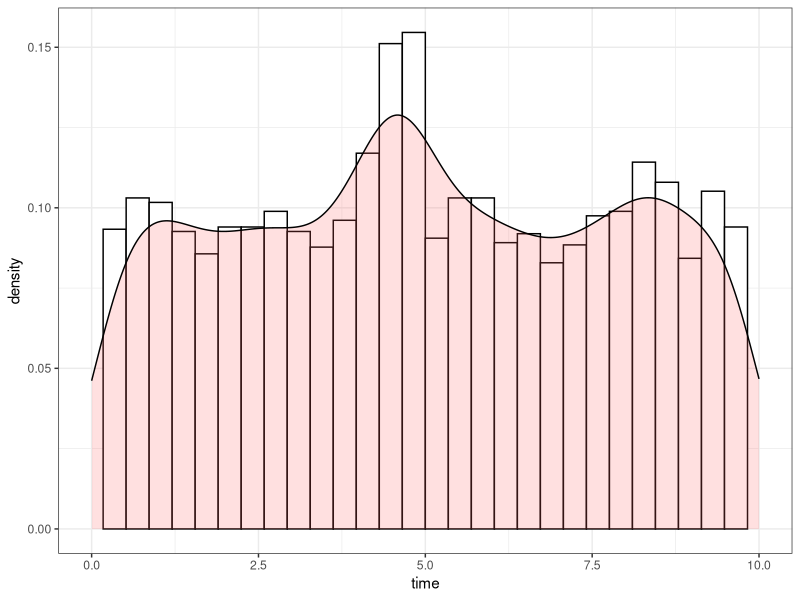

The R source for this figure:
## ---- chunk 1
knitr::opts_chunk$set(echo = TRUE, cache = TRUE, cache.lazy = FALSE)
library(tidyverse)
library(kableExtra)
library(reshape2)
library(ggplot2)
## ---- chunk 2
# simulate for a longer time
sim_arrival <- function(seed){
  t <- 0; j <- 1; i <- 0; x <- 0; s <- vector()
  lambda <- c(4,6,4); t_point <- c(4,5,100)
  set.seed(seed)
  while(t+x<=24){
    x <- -1/lambda[j]*log(runif(1))
    while(t+x>t_point[j]){
      x <- (x-t_point[j]+t)*lambda[j]/lambda[j+1]
      t <- t_point[j]
      j <- j+1
    }
    t <- t+x
    i <- i+1
    s[i] <- t
  }
  return(s[1:60])
}
s <- sapply(1:100,sim_arrival)
df <- as.data.frame(melt(s))
ggplot(df, aes(x=value))+
  geom_histogram(aes(y=..density..), colour="black", fill="white")+
  geom_density(alpha=.2, fill="#FF6666")+
  scale_x_continuous(limits = c(0,10))+
  xlab("time")+
  theme_bw()
## ---- chunk 3
set.seed(1996)
lambda <- 4 # standard rate lambda
service <- replicate(100,-1/lambda*log(runif(100)))
## ---- chunk 4
alpha <- 1 ; beta <- 2
## ---- chunk 5
sim_1l2s <- function(seed){
  t <- 0   # time variable
  n <- 0  # number of customers
  i1 <- 0 # server 1 customers
  i2 <- 0 # server 2 customers
  na <- 0 # number of arrival at time t
  c1 <- 0 # number of customers being served by server 1 by time t
  c2 <- 0 # number of customers being served by server 2 by time t
  an <- data.frame(id=NULL, t=NULL)  # arrival time of customer n
  dn <- data.frame(id=NULL, t=NULL)  # departure time of customer n
  ta <- 0 # time of next arrival
  t1 <- Inf # service completion time by server 1
  t2 <- Inf # service completion time by server 2
  
  # Initialize
  set.seed(seed)
  ta <- s[1, seed]
  close_time <- 9
  
  while(ta <= close_time | i1 != 0 | i2 != 0){
    if(ta==min(c(ta, t1, t2, close_time))){###### case 1: ta=min(ta, t1, t2)  
      t <- ta
      na <- na+1
      ta <- s[(na+1), seed]
      an <- rbind(an, data.frame(id=na, t=t))
      if(n==0){
        n <- 1; i1 <- na; i2 <- 0
        service[i1, seed] <- service[i1, seed]*alpha
        t1 <- t+service[i1, seed]
      }else if(n==1 & i1>0){
        n <- 2; i2 <- na
        service[i2, seed] <- service[i2, seed]*beta
        t2 <- t+service[i2, seed]
      }else if(n==1 & i2>0){
        n <- 2; i1 <- na
        service[i1, seed] <- service[i1, seed]*alpha
        t1 <- t+service[i1, seed]
      }else if(n > 1){
        n <- n + 1
      }
    }else if(t1==min(c(t1, t2))){#####case 2 t1 < ta, t1 <= t2
      t <- t1
      c1 <- c1+1
      dn <- rbind(dn, data.frame(id=i1, t=t))
      if(n==1){
        n <- 0; i1 <- 0; i2 <- 0
        t1 <- Inf
      }else if(n==2){
        n <- 1; i1 <- 0
        t1 <- Inf
      }else if(n>2){
        m <- max(i1,i2)
        n <- n - 1; i1 <- m + 1
        service[i1, seed] <- service[i1, seed]*alpha
        t1 <- t+service[i1, seed]
      }
    }else if(t2==min(c(t1, t2))){#####case 3 t2 < ta, t2 <= t1
      t <- t2
      c2 <- c2+1
      dn <- rbind(dn, data.frame(id=i2, t=t))
      if(n==1){
        n <- 0; i1 <- 0; i2 <- 0
        t2 <- Inf
      }else if(n==2){
        n <- 1; i2 <- 0
        t2 <- Inf
      }else if(n>2){
        m <- max(i1,i2)
        n <- n - 1; i2 <- m + 1
        service[i2, seed] <- service[i2, seed]*beta
        t2 <- t+service[i2, seed]
      }
    }
  }
  ave_time <- an %>% 
    right_join(dn, by = "id") %>% 
    mutate(wait_time=t.y-t.x) %>% 
    summarise(ave_time=mean(wait_time))
  ave_time <- ave_time - mean(service[1:dim(dn)[1], seed])
  time_past <- dn$t[dim(dn)[1]] - an$t[dim(an)[1]]
  return(data.frame(ave_time=ave_time, time_past=time_past))
}
results <- apply(matrix(1:7),1, sim_1l2s)
results_1l2s <- colMeans(Reduce("rbind",results))
## ---- chunk 6
sim_tandem <- function(seed, alpha, beta){
  t <- 0  # time variable
  n1 <- 0 # server 1 customers
  n2 <- 0 # server 2 customers
  a1n <- data.frame(id=NULL, t=NULL)  # arrival time of customer n at S1
  a2n <- data.frame(id=NULL, t=NULL)  # arrival time of customer n at S2
  dn <- data.frame(id=NULL, t=NULL)  # departure time of customer n
  ta <- 0 # time of next arrival
  t1 <- Inf # service completion time by server 1
  t2 <- Inf # service completion time by server 2
  na <- 0 # number of arrival at time t
  nd <- 0 # number of departure at time t
  
  set.seed(seed)
  ta <- s[1, seed]
  close_time <- 9
  while(ta <= close_time | n1 != 0 | n2 != 0){
    if(ta==min(c(ta, t1, t2, close_time))){###### case 1: ta=min(ta, t1, t2)  
      t <- ta
      na <- na+1
      ta <- s[(na+1), seed]
      n1 <- n1+1
      if(n1==1){
        t1 <- t+service[na, seed]*alpha/2
      }
      a1n <- rbind(a1n, data.frame(id=na, t=t))
    }else if(t1<=t2){#####case 2 t1 < ta, t1 <= t2 
      t <- t1
      n1 <- n1-1
      n2 <- n2+1
      if(n1==0){
        t1 <- Inf
      }else{
        t1 <- t+service[na-n1+1, seed]*alpha/2
      }
      if(n2==1){
        t2 <- t+service[na-n1, seed]*beta/2
      }
      a2n <- rbind(a2n, data.frame(id=na-n1, t=t))
    }else if(t2<=t1){#####case 3 t2 < ta, t2 <= t1
      t <- t2
      nd <- nd+1
      n2 <- n2-1
      if(n2==0){
        t2 <- Inf
      }else{
        t2 <- t+service[nd+1, seed]*beta/2
      }
      dn <- rbind(dn, data.frame(id=nd, t=t))
    }
  }
  ave_time <- a1n %>%
    right_join(dn, by = "id") %>%
    mutate(wait_time=t.y-t.x) %>% 
    summarise(ave_time=mean(wait_time))
  ave_time <- ave_time - mean(service[1:dim(dn)[1], seed])*(alpha+beta)/2
  time_past <- dn$t[dim(dn)[1]] - a1n$t[dim(a1n)[1]]
  return(data.frame(ave_time=ave_time, time_past=time_past))
}
results <- apply(matrix(1:7),1, sim_tandem, alpha=alpha, beta=beta)
results_tandem <- colMeans(Reduce("rbind",results))
results <- apply(matrix(1:7),1, sim_tandem, alpha=beta, beta=alpha)
results_tandem_reverse <- colMeans(Reduce("rbind",results))
## ---- chunk 7
sim_2l2s <- function(seed){
  t <- 0 # time variable
  n1 <- 0 # server 1 customers
  n2 <- 0 # server 2 customers
  n1a <- 0 # number of arrival at time t at S1
  n2a <- 0 # number of arrival at time t at S2
  n1d <- 0 # number of departure at time t at S1
  n2d <- 0 # number of departure at time t at S2
  t1a <- 0 # time of next arrival at S1
  t2a <- 0 # time of next arrival at S2
  t1d <- Inf # service completion time by server 1
  t2d <- Inf # service completion time by server 2
  a1n <- data.frame(id=NULL, t=NULL, s=NULL)# arrival time of customer n at S1
  a2n <- data.frame(id=NULL, t=NULL, s=NULL)# arrival time of customer n at S2
  d1n <- data.frame(id=NULL, t=NULL, s=NULL)# departure time of customer n at S1
  d2n <- data.frame(id=NULL, t=NULL, s=NULL)# departure time of customer n at S2
  
  set.seed(seed)
  t1a <- s[1, seed]
  t2a <- s[2, seed]
  close_time <- 9
  while(t1a <= close_time | t2a <= close_time | n1 != 0 | n2 != 0){
    if(t1a==min(c(t1a, t2a, t1d, t2d, close_time))){###### case 1: min t1a
      t <- t1a
      n1a <- n1a+1
      n1 <- n1+1
      t1a <- s[(2*n1a+1), seed]
      if(n1==1){
        service[2*n1a-1, seed] <- service[2*n1a-1, seed]*alpha
        t1d <- t+service[2*n1a-1, seed]
      }
      a1n <- rbind(a1n, data.frame(id=n1a, t=t, s=1))
    }else if(t2a==min(c(t1a, t2a, t1d, t2d, close_time))){###### case 2: min t2a
      t <- t2a
      n2a <- n2a+1
      n2 <- n2+1
      t2a <- s[(2*(n2a+1)), seed]
      if(n2==1){
        service[2*n1a, seed] <- service[2*n1a, seed]*beta
        t2d <- t+service[2*n1a, seed]
      }
      a2n <- rbind(a2n, data.frame(id=n2a, t=t, s=2))
    }else if(t1d<=t2d){#####case 3 t1 < ta, t1 <= t2
      t <- t1d
      n1 <- n1-1
      n1d <- n1d+1
      if(n1==0){
        t1d <- Inf
      }else{
        service[2*n1d+1, seed] <- service[2*n1d+1, seed]*alpha
        t1d <- t+service[2*n1d+1, seed]
      }
      d1n <- rbind(d1n, data.frame(id=n1d, t=t, s=1))
    }else if(t1d>=t2d){#####case 4 t2 < ta, t2 <= t1
      t <- t2d
      n2 <- n2-1
      n2d <- n2d+1
      if(n2==0){
        t2d <- Inf
      }else{
        service[2*n2d+2, seed] <- service[2*n2d+2, seed]*beta
        t2d <- t+service[2*n2d+2, seed]
      }
      d2n <- rbind(d2n, data.frame(id=n2d, t=t, s=2))
    }
  }
  ave_time <- rbind(a1n,a2n) %>%
    right_join(rbind(d1n,d2n), by = c("id","s")) %>%
    mutate(wait_time=t.y-t.x) %>% 
    summarise(ave_time=mean(wait_time))
  ave_time <- ave_time - mean(service[1:dim(rbind(d1n,d2n))[1], seed])
  time_past <- max(d1n$t[dim(d1n)[1]],d2n$t[dim(d2n)[1]]) - 
    max(a1n$t[dim(a1n)[1]],a2n$t[dim(a2n)[1]])
  return(data.frame(ave_time=ave_time, time_past=time_past))
}
results <- apply(matrix(1:7),1, sim_2l2s)
results_2l2s <- colMeans(Reduce("rbind",results))
## ---- chunk 8
df <- round(rbind(results_1l2s,
                  results_2l2s,
                  results_tandem,
                  results_tandem_reverse),4)
df %>%
  kbl(caption = "Summary table") %>%
  kable_classic(full_width = F, html_font = "Cambria")
## ---- chunk 9
sim_1l2s <- function(seed, situation=1){
  t <- 0   # time variable
  n <- 0  # number of customers
  i1 <- 0 # server 1 customers
  i2 <- 0 # server 2 customers
  na <- 0 # number of arrival at time t
  c1 <- 0 # number of customers being served by server 1 by time t
  c2 <- 0 # number of customers being served by server 2 by time t
  an <- data.frame(id=NULL, t=NULL)  # arrival time of customer n
  dn <- data.frame(id=NULL, t=NULL)  # departure time of customer n
  ta <- 0 # time of next arrival
  t1 <- Inf # service completion time by server 1
  t2 <- Inf # service completion time by server 2
  
  # Initialize
  set.seed(seed)
  ta <- s[1, seed]
  close_time <- 9
  
  while(ta <= close_time | i1 != 0 | i2 != 0){
    if(ta==min(c(ta, t1, t2, close_time))){###### case 1: ta=min(ta, t1, t2)  
      t <- ta
      na <- na+1
      ta <- s[(na+1), seed]
      an <- rbind(an, data.frame(id=na, t=t))
      if(n==0){
        n <- 1; i1 <- na; i2 <- 0
        service[i1, seed] <- service[i1, seed]*alpha
        t1 <- t+service[i1, seed]
      }else if(n==1 & i1>0){
        n <- 2; i2 <- na
        service[i2, seed] <- service[i2, seed]*beta
        t2 <- t+service[i2, seed]
      }else if(n==1 & i2>0){
        n <- 2; i1 <- na
        service[i1, seed] <- service[i1, seed]*alpha
        t1 <- t+service[i1, seed]
      }else if(n > 1){
        n <- n + 1
        if(n > 3 & situation == 3){
          reorder_ind <- c((max(i1, i2)+1):(max(i1, i2)+n-2))
          service[reorder_ind, seed] <- sort(service[reorder_ind, seed])
        }else if(n > 3 & situation == 2){
          reorder_ind <- c((max(i1, i2)+1):(max(i1, i2)+n-2))
          temp <- sample(service[reorder_ind, seed],
                         length(reorder_ind),replace = F)
          service[reorder_ind, seed] <- temp
        }
      }
    }else if(t1==min(c(t1, t2))){#####case 2 t1 < ta, t1 <= t2
      t <- t1
      c1 <- c1+1
      dn <- rbind(dn, data.frame(id=i1, t=t))
      if(n==1){
        n <- 0; i1 <- 0; i2 <- 0
        t1 <- Inf
      }else if(n==2){
        n <- 1; i1 <- 0
        t1 <- Inf
      }else if(n>2){
        m <- max(i1,i2)
        n <- n - 1; i1 <- m + 1
        service[i1, seed] <- service[i1, seed]*alpha
        t1 <- t+service[i1, seed]
      }
    }else if(t2==min(c(t1, t2))){#####case 3 t2 < ta, t2 <= t1
      t <- t2
      c2 <- c2+1
      dn <- rbind(dn, data.frame(id=i2, t=t))
      if(n==1){
        n <- 0; i1 <- 0; i2 <- 0
        t2 <- Inf
      }else if(n==2){
        n <- 1; i2 <- 0
        t2 <- Inf
      }else if(n>2){
        m <- max(i1,i2)
        n <- n - 1; i2 <- m + 1
        service[i2, seed] <- service[i2, seed]*beta
        t2 <- t+service[i2, seed]
      }
    }
  }
  ave_time <- an %>% 
    right_join(dn, by = "id") %>% 
    mutate(wait_time=t.y-t.x) %>% 
    summarise(ave_time=mean(wait_time))
  ave_time <- ave_time - mean(service[1:dim(dn)[1], seed])
  time_past <- dn$t[dim(dn)[1]] - an$t[dim(an)[1]]
  return(data.frame(ave_time=ave_time, time_past=time_past))
}
results <- apply(matrix(1:7),1, sim_1l2s)
results_2l2s_s_1 <- colMeans(Reduce("rbind",results))
results <- apply(matrix(1:7),1, sim_1l2s, situation=2)
results_2l2s_s_2 <- colMeans(Reduce("rbind",results))
results <- apply(matrix(1:7),1, sim_1l2s, situation=3)
results_2l2s_s_3 <- colMeans(Reduce("rbind",results))
## ---- chunk 10
df <- round(rbind(results_1l2s,
                  results_2l2s,
                  results_2l2s_s_1,
                  results_2l2s_s_2,
                  results_2l2s_s_3,
                  results_tandem,
                  results_tandem_reverse),4)
df %>%
  kbl(caption = "Summary table") %>%
  kable_classic(full_width = F, html_font = "Cambria")
